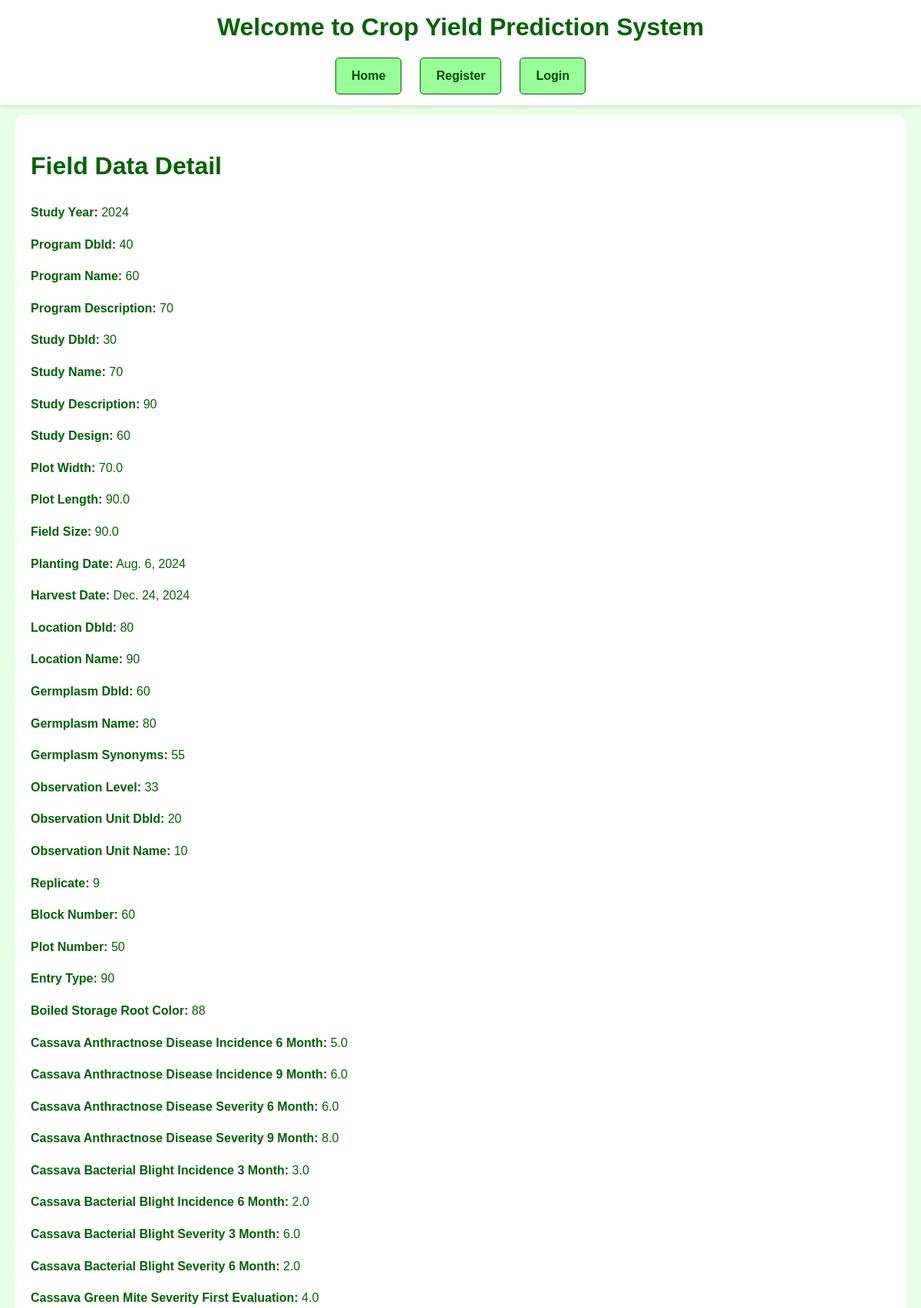
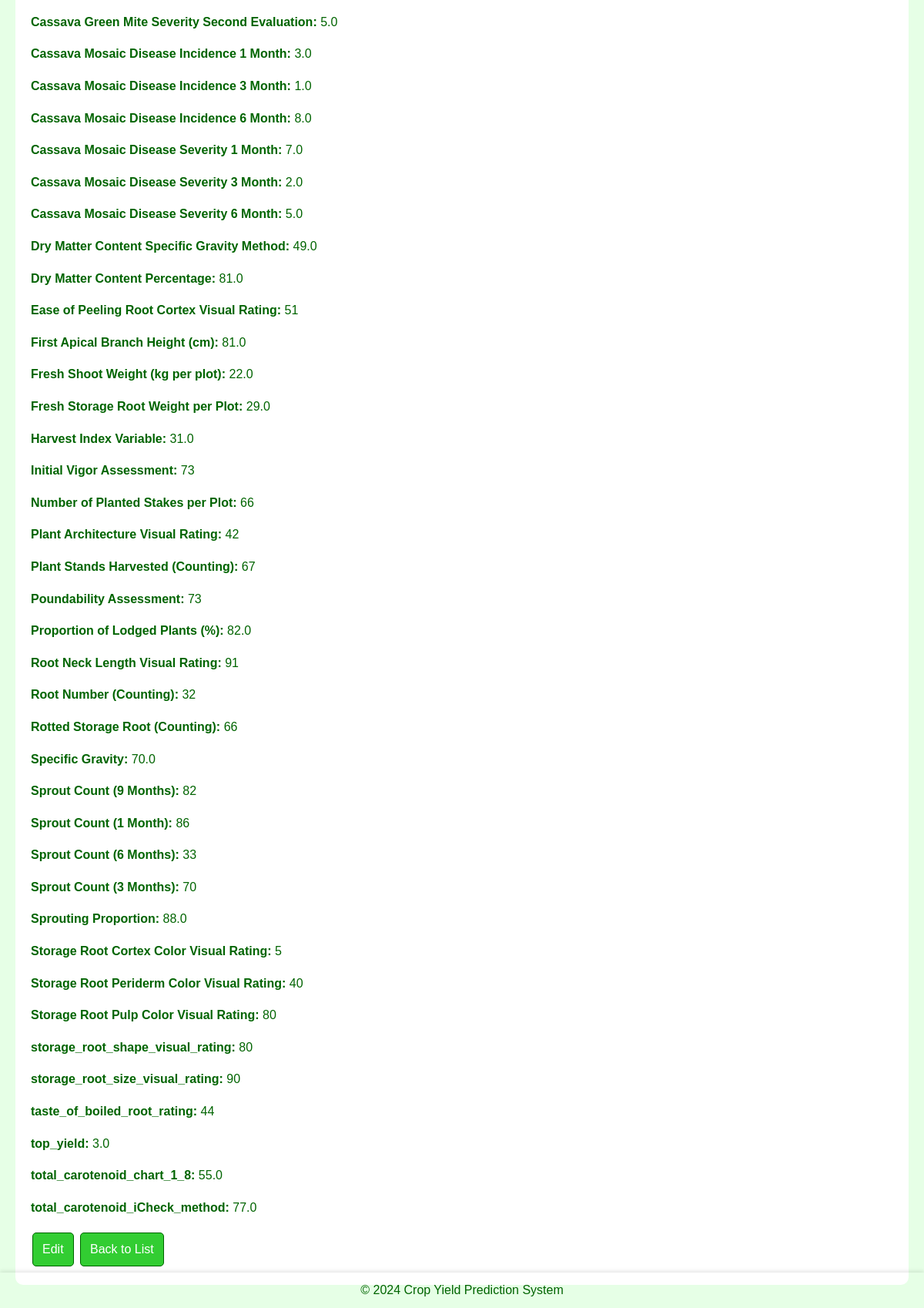
The page /fielddata/4/ (signed in) on the database its author committed (2 pictures, top to bottom).
### django_nlp_integration/nlp_app/models.py (models this page shows, shortened)
class FieldData(models.Model):
    studyYear = models.IntegerField(default=0)
    programDbId = models.CharField(max_length=255, default='')
    programName = models.CharField(max_length=255, default='')
    programDescription = models.TextField(default='')
    studyDbId = models.CharField(max_length=255, default='')
    studyName = models.CharField(max_length=255, default='')
    studyDescription = models.TextField(default='')
    studyDesign = models.CharField(max_length=255, default='')
    plotWidth = models.FloatField(default=0.0)
    plotLength = models.FloatField(default=0.0)
    fieldSize = models.FloatField(default=0.0)
    plantingDate = models.DateField(default=date(2024, 1, 1))
    harvestDate = models.DateField(default=date(2024, 1, 1))
    locationDbId = models.CharField(max_length=255, default='')
    locationName = models.CharField(max_length=255, default='')
    germplasmDbId = models.CharField(max_length=255, default='')
    germplasmName = models.CharField(max_length=255, default='')
    germplasmSynonyms = models.CharField(max_length=255, blank=True, null=True, default='')
    observationLevel = models.CharField(max_length=255, default='')
    observationUnitDbId = models.CharField(max_length=255, default='')
    observationUnitName = models.CharField(max_length=255, default='')
    replicate = models.IntegerField(default=0)
    blockNumber = models.IntegerField(default=0)
    plotNumber = models.IntegerField(default=0)
    entryType = models.CharField(max_length=255, default='Unknown')
    boiled_storage_root_color = models.CharField(max_length=255, default='Unknown')
    cassava_anthractnose_disease_incidence_6_month = models.FloatField(default=0.0)
    cassava_anthractnose_disease_incidence_9_month = models.FloatField(default=0.0)
    cassava_anthractnose_disease_severity_6_month = models.FloatField(default=0.0)
    cassava_anthractnose_disease_severity_9_month = models.FloatField(default=0.0)
    cassava_bacterial_blight_incidence_3_month = models.FloatField(default=0.0)
    cassava_bacterial_blight_incidence_6_month = models.FloatField(default=0.0)
    cassava_bacterial_blight_severity_3_month = models.FloatField(default=0.0)
    cassava_bacterial_blight_severity_6_month = models.FloatField(default=0.0)
    cassava_green_mite_severity_first_evaluation = models.FloatField(default=0.0)
    cassava_green_mite_severity_second_evaluation = models.FloatField(default=0.0)
    cassava_mosaic_disease_incidence_1_month = models.FloatField(default=0.0)
    cassava_mosaic_disease_incidence_3_month = models.FloatField(default=0.0)
    cassava_mosaic_disease_incidence_6_month = models.FloatField(default=0.0)
    cassava_mosaic_disease_severity_1_month = models.FloatField(default=0.0)
    cassava_mosaic_disease_severity_3_month = models.FloatField(default=0.0)
    cassava_mosaic_disease_severity_6_month = models.FloatField(default=0.0)
    dry_matter_content_specific_gravity_method = models.FloatField(default=0.0)
    dry_matter_content_percentage = models.FloatField(default=0.0)
    ease_of_peeling_root_cortex_visual_rating = models.IntegerField(default=0)
    first_apical_branch_height_cm = models.FloatField(default=0.0)
    fresh_shoot_weight_kg_per_plot = models.FloatField(default=0.0)
    fresh_storage_root_weight_per_plot = models.FloatField(default=0.0)
    harvest_index_variable = models.FloatField(default=0.0)
    initial_vigor_assessment = models.IntegerField(default=0)
    number_of_planted_stakes_per_plot = models.IntegerField(default=0)
    plant_architecture_visual_rating = models.IntegerField(default=0)
    plant_stands_harvested_counting = models.IntegerField(default=0)
    poundability_assessment = models.IntegerField(default=0)
    proportion_lodged_plants_percentage = models.FloatField(default=0.0)
    root_neck_length_visual_rating = models.IntegerField(default=0)
    root_number_counting = models.IntegerField(default=0)
    rotted_storage_root_counting = models.IntegerField(default=0)
    specific_gravity = models.FloatField(default=0.0)
    sprout_count_nine_month = models.IntegerField(default=0)
    sprout_count_one_month = models.IntegerField(default=0)
    sprout_count_six_month = models.IntegerField(default=0)
    sprout_count_three_month = models.IntegerField(default=0)
    sprouting_proportion = models.FloatField(default=0.0)
    storage_root_cortex_color_visual_rating = models.IntegerField(default=0)
    storage_root_periderm_color_visual_rating = models.IntegerField(default=0)
    storage_root_pulp_color_visual_rating = models.IntegerField(default=0)
    storage_root_shape_visual_rating = models.IntegerField(default=0)
    storage_root_size_visual_rating = models.IntegerField(default=0)
    taste_of_boiled_root_rating = models.IntegerField(default=0)
    top_yield = models.FloatField(default=0.0)
    total_carotenoid_chart_1_8 = models.FloatField(default=0.0)
    total_carotenoid_iCheck_method = models.FloatField(default=0.0)

### django_nlp_integration/nlp_app/views.py (the view)
# urls.py: path('fielddata/<int:pk>/', views.fielddata_detail, name='fielddata_detail'),
@login_required
def fielddata_detail(request, pk):
    fielddata = get_object_or_404(FieldData, pk=pk)
    return render(request, 'nlp_app/fielddata_detail.html', {'fielddata': fielddata})

### django_nlp_integration/nlp_app/templates/nlp_app/fielddata_detail.html (shortened to what this page needs)
{% extends 'base_generic.html' %}
{% block content %}
<!DOCTYPE html>
<html>
<head>
</head>
<body>
    <h1>Field Data Detail</h1>
    <p><strong>Study Year:</strong> {{ fielddata.studyYear }}</p>
    <p><strong>Program DbId:</strong> {{ fielddata.programDbId }}</p>
    <p><strong>Program Name:</strong> {{ fielddata.programName }}</p>
    <p><strong>Program Description:</strong> {{ fielddata.programDescription }}</p>
    <p><strong>Study DbId:</strong> {{ fielddata.studyDbId }}</p>
    <p><strong>Study Name:</strong> {{ fielddata.studyName }}</p>
    <p><strong>Study Description:</strong> {{ fielddata.studyDescription }}</p>
    <p><strong>Study Design:</strong> {{ fielddata.studyDesign }}</p>
    <p><strong>Plot Width:</strong> {{ fielddata.plotWidth }}</p>
    <p><strong>Plot Length:</strong> {{ fielddata.plotLength }}</p>
    <p><strong>Field Size:</strong> {{ fielddata.fieldSize }}</p>
    <p><strong>Planting Date:</strong> {{ fielddata.plantingDate }}</p>
    <p><strong>Harvest Date:</strong> {{ fielddata.harvestDate }}</p>
    <p><strong>Location DbId:</strong> {{ fielddata.locationDbId }}</p>
    <p><strong>Location Name:</strong> {{ fielddata.locationName }}</p>
    <p><strong>Germplasm DbId:</strong> {{ fielddata.germplasmDbId }}</p>
    <p><strong>Germplasm Name:</strong> {{ fielddata.germplasmName }}</p>
    <p><strong>Germplasm Synonyms:</strong> {{ fielddata.germplasmSynonyms }}</p>
    <p><strong>Observation Level:</strong> {{ fielddata.observationLevel }}</p>
    <p><strong>Observation Unit DbId:</strong> {{ fielddata.observationUnitDbId }}</p>
    <p><strong>Observation Unit Name:</strong> {{ fielddata.observationUnitName }}</p>
    <p><strong>Replicate:</strong> {{ fielddata.replicate }}</p>
    <p><strong>Block Number:</strong> {{ fielddata.blockNumber }}</p>
    <p><strong>Plot Number:</strong> {{ fielddata.plotNumber }}</p>
    <p><strong>Entry Type:</strong> {{ fielddata.entryType }}</p>
    <p><strong>Boiled Storage Root Color:</strong> {{ fielddata.boiled_storage_root_color }}</p>
    <p><strong>Cassava Anthractnose Disease Incidence 6 Month:</strong> {{ fielddata.cassava_anthractnose_disease_incidence_6_month }}</p>
    <p><strong>Cassava Anthractnose Disease Incidence 9 Month:</strong> {{ fielddata.cassava_anthractnose_disease_incidence_9_month }}</p>
    <p><strong>Cassava Anthractnose Disease Severity 6 Month:</strong> {{ fielddata.cassava_anthractnose_disease_severity_6_month }}</p>
    <p><strong>Cassava Anthractnose Disease Severity 9 Month:</strong> {{ fielddata.cassava_anthractnose_disease_severity_9_month }}</p>
    <p><strong>Cassava Bacterial Blight Incidence 3 Month:</strong> {{ fielddata.cassava_bacterial_blight_incidence_3_month }}</p>
    <p><strong>Cassava Bacterial Blight Incidence 6 Month:</strong> {{ fielddata.cassava_bacterial_blight_incidence_6_month }}</p>
    <p><strong>Cassava Bacterial Blight Severity 3 Month:</strong> {{ fielddata.cassava_bacterial_blight_severity_3_month }}</p>
    <p><strong>Cassava Bacterial Blight Severity 6 Month:</strong> {{ fielddata.cassava_bacterial_blight_severity_6_month }}</p>
    <p><strong>Cassava Green Mite Severity First Evaluation:</strong> {{ fielddata.cassava_green_mite_severity_first_evaluation }}</p>
    <p><strong>Cassava Green Mite Severity Second Evaluation:</strong> {{ fielddata.cassava_green_mite_severity_second_evaluation }}</p>
    <p><strong>Cassava Mosaic Disease Incidence 1 Month:</strong> {{ fielddata.cassava_mosaic_disease_incidence_1_month }}</p>
    <p><strong>Cassava Mosaic Disease Incidence 3 Month:</strong> {{ fielddata.cassava_mosaic_disease_incidence_3_month }}</p>
    <p><strong>Cassava Mosaic Disease Incidence 6 Month:</strong> {{ fielddata.cassava_mosaic_disease_incidence_6_month }}</p>
    <p><strong>Cassava Mosaic Disease Severity 1 Month:</strong> {{ fielddata.cassava_mosaic_disease_severity_1_month }}</p>
    <p><strong>Cassava Mosaic Disease Severity 3 Month:</strong> {{ fielddata.cassava_mosaic_disease_severity_3_month }}</p>
    <p><strong>Cassava Mosaic Disease Severity 6 Month:</strong> {{ fielddata.cassava_mosaic_disease_severity_6_month }}</p>
    <p><strong>Dry Matter Content Specific Gravity Method:</strong> {{ fielddata.dry_matter_content_specific_gravity_method }}</p>
    <p><strong>Dry Matter Content Percentage:</strong> {{ fielddata.dry_matter_content_percentage }}</p>
    <p><strong>Ease of Peeling Root Cortex Visual Rating:</strong> {{ fielddata.ease_of_peeling_root_cortex_visual_rating }}</p>
    <p><strong>First Apical Branch Height (cm):</strong> {{ fielddata.first_apical_branch_height_cm }}</p>
    <p><strong>Fresh Shoot Weight (kg per plot):</strong> {{ fielddata.fresh_shoot_weight_kg_per_plot }}</p>
    <p><strong>Fresh Storage Root Weight per Plot:</strong> {{ fielddata.fresh_storage_root_weight_per_plot }}</p>
    <p><strong>Harvest Index Variable:</strong> {{ fielddata.harvest_index_variable }}</p>
    <p><strong>Initial Vigor Assessment:</strong> {{ fielddata.initial_vigor_assessment }}</p>
    <p><strong>Number of Planted Stakes per Plot:</strong> {{ fielddata.number_of_planted_stakes_per_plot }}</p>
    <p><strong>Plant Architecture Visual Rating:</strong> {{ fielddata.plant_architecture_visual_rating }}</p>
    <p><strong>Plant Stands Harvested (Counting):</strong> {{ fielddata.plant_stands_harvested_counting }}</p>
    <p><strong>Poundability Assessment:</strong> {{ fielddata.poundability_assessment }}</p>
    <p><strong>Proportion of Lodged Plants (%):</strong> {{ fielddata.proportion_lodged_plants_percentage }}</p>
    <p><strong>Root Neck Length Visual Rating:</strong> {{ fielddata.root_neck_length_visual_rating }}</p>
    <p><strong>Root Number (Counting):</strong> {{ fielddata.root_number_counting }}</p>
    <p><strong>Rotted Storage Root (Counting):</strong> {{ fielddata.rotted_storage_root_counting }}</p>
    <p><strong>Specific Gravity:</strong> {{ fielddata.specific_gravity }}</p>
    <p><strong>Sprout Count (9 Months):</strong> {{ fielddata.sprout_count_nine_month }}</p>
    <p><strong>Sprout Count (1 Month):</strong> {{ fielddata.sprout_count_one_month }}</p>
    <p><strong>Sprout Count (6 Months):</strong> {{ fielddata.sprout_count_six_month }}</p>
    <p><strong>Sprout Count (3 Months):</strong> {{ fielddata.sprout_count_three_month }}</p>
    <p><strong>Sprouting Proportion:</strong> {{ fielddata.sprouting_proportion }}</p>
    <p><strong>Storage Root Cortex Color Visual Rating:</strong> {{ fielddata.storage_root_cortex_color_visual_rating }}</p>
    <p><strong>Storage Root Periderm Color Visual Rating:</strong> {{ fielddata.storage_root_periderm_color_visual_rating }}</p>
    <p><strong>Storage Root Pulp Color Visual Rating:</strong> {{ fielddata.storage_root_pulp_color_visual_rating }}</p>
    <p><strong>storage_root_shape_visual_rating:</strong> {{ fielddata.storage_root_shape_visual_rating }}</p>
    <p><strong>storage_root_size_visual_rating:</strong> {{ fielddata.storage_root_size_visual_rating }}</p>
    <p><strong>taste_of_boiled_root_rating:</strong> {{ fielddata.taste_of_boiled_root_rating }}</p>
    <p><strong>top_yield:</strong> {{ fielddata.top_yield }}</p>
    <p><strong>total_carotenoid_chart_1_8:</strong> {{ fielddata.total_carotenoid_chart_1_8 }}</p>
    <p><strong>total_carotenoid_iCheck_method:</strong> {{ fielddata.total_carotenoid_iCheck_method }}</p>
    <a href="{% url 'fielddata_update' fielddata.pk %}" class="btn">Edit</a>
    <a href="{% url 'fielddata_list' %}" class="btn">Back to List</a>
</body>
</html>
{% endblock %}

### static/css/global.css (style rules this page uses)
body { background-color: #f0fff0; color: #006400; font-family: 'Arial', sans-serif; margin: 0; padding: 0; line-height: 1.6; }
.btn { display: inline-block; padding: 8px 12px; background-color: #32cd32; color: white; text-align: center; text-decoration: none; border-radius: 5px; margin: 4px 2px; transition: background-color 0.3s ease, transform 0.2s ease; border: 1px solid #006400; }

### rows shown on the page
FieldData: studyYear "2024", programDbId "40", programName "60", programDescription "70", studyDbId "30", studyName "70", studyDescription "90", studyDesign "60", plotWidth "70.0", plotLength "90.0", fieldSize "90.0", plantingDate "Aug. 6, 2024", harvestDate "Dec. 24, 2024", locationDbId "80", locationName "90", germplasmDbId "60", germplasmName "80", germplasmSynonyms "55", observationLevel "33", observationUnitDbId "20", observationUnitName "10", replicate "9", blockNumber "60", plotNumber "50", entryType "90", boiled_storage_root_color "88", cassava_anthractnose_disease_incidence_6_month "5.0", cassava_anthractnose_disease_incidence_9_month "6.0", cassava_anthractnose_disease_severity_6_month "6.0", cassava_anthractnose_disease_severity_9_month "8.0", cassava_bacterial_blight_incidence_3_month "3.0", cassava_bacterial_blight_incidence_6_month "2.0", cassava_bacterial_blight_severity_3_month "6.0", cassava_bacterial_blight_severity_6_month "2.0", cassava_green_mite_severity_first_evaluation "4.0", cassava_green_mite_severity_second_evaluation "5.0", cassava_mosaic_disease_incidence_1_month "3.0", cassava_mosaic_disease_incidence_3_month "1.0", cassava_mosaic_disease_incidence_6_month "8.0", cassava_mosaic_disease_severity_1_month "7.0", cassava_mosaic_disease_severity_3_month "2.0", cassava_mosaic_disease_severity_6_month "5.0", dry_matter_content_specific_gravity_method "49.0", dry_matter_content_percentage "81.0", ease_of_peeling_root_cortex_visual_rating "51", first_apical_branch_height_cm "81.0", fresh_shoot_weight_kg_per_plot "22.0", fresh_storage_root_weight_per_plot "29.0", harvest_index_variable "31.0", initial_vigor_assessment "73", number_of_planted_stakes_per_plot "66", plant_architecture_visual_rating "42", plant_stands_harvested_counting "67", poundability_assessment "73", proportion_lodged_plants_percentage "82.0", root_neck_length_visual_rating "91", root_number_counting "32", rotted_storage_root_counting "66", specific_gravity "70.0", sprout_count_nine_month "82", sprout_count_one_month "86", sprout_count_six_month "33", sprout_count_three_month "70", sprouting_proportion "88.0", storage_root_cortex_color_visual_rating "5", storage_root_periderm_color_visual_rating "40", storage_root_pulp_color_visual_rating "80", storage_root_shape_visual_rating "80", storage_root_size_visual_rating "90", taste_of_boiled_root_rating "44", top_yield "3.0", total_carotenoid_chart_1_8 "55.0", total_carotenoid_iCheck_method "77.0"
